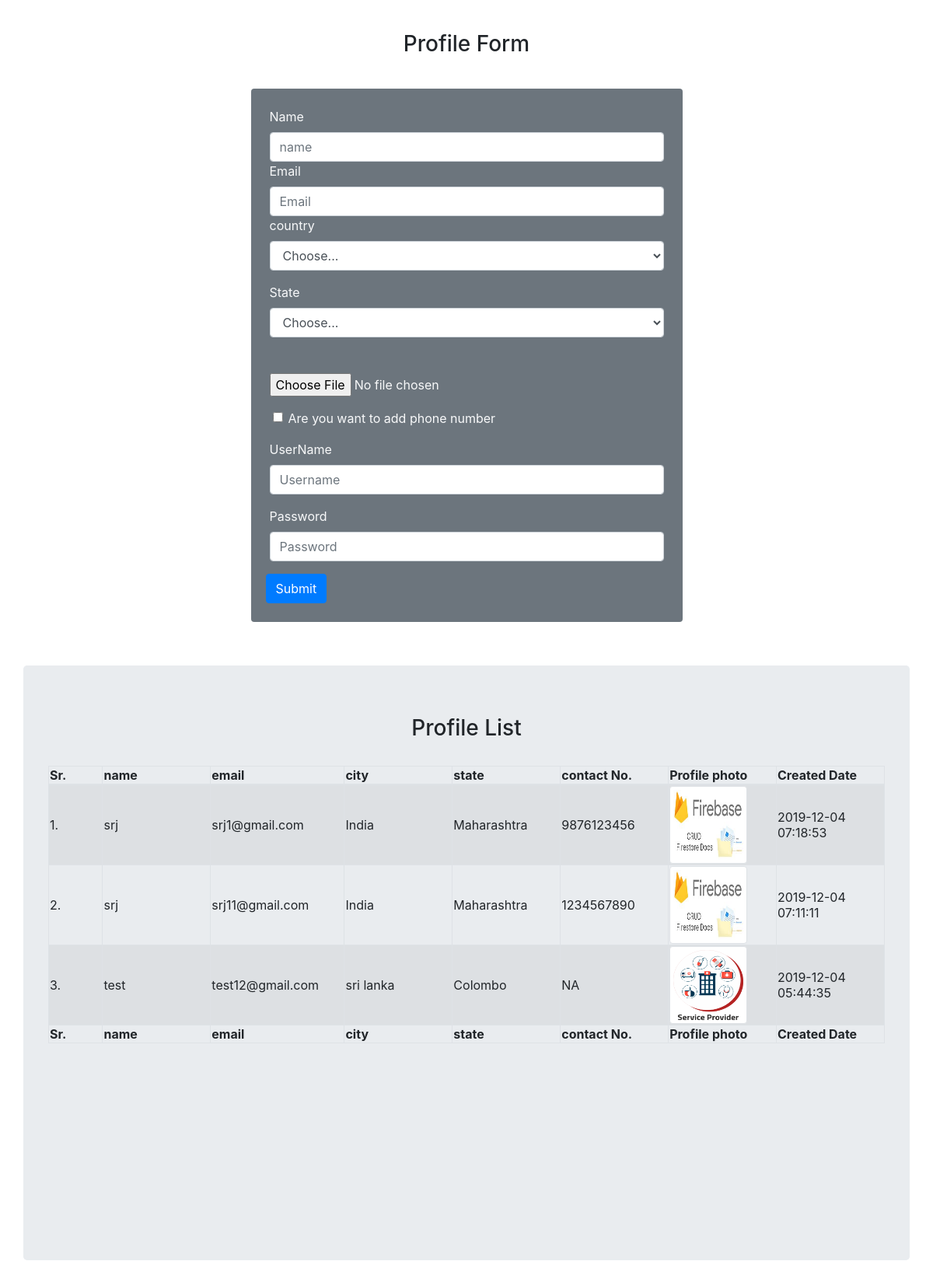
The page / on the database its author committed.
### tables this page shows
CREATE TABLE `profile_tbl` (
  `id` int(11) NOT NULL,
  `name` varchar(200) NOT NULL,
  `email` varchar(200) NOT NULL,
  `city` varchar(200) NOT NULL,
  `state` varchar(200) NOT NULL,
  `profile_img` varchar(300) NOT NULL,
  `contact_no` varchar(20) NOT NULL,
  `username` varchar(200) NOT NULL,
  `password` varchar(200) NOT NULL,
  `created_date` timestamp NOT NULL DEFAULT CURRENT_TIMESTAMP
);

### application/controllers/Demo.php (called while the page is built, shortened)
<?php
class Demo extends CI_Controller {
	public function profile()
	{
        $this->load->model('Main_model');
        $data['profiledt']=$this->Main_model->getprofile();
        $data['coun'] = $this->Main_model->getCountry();
		$this->load->view('profile_form',$data);
	}
}
?>

### index.php (called while the page is built, shortened)
<?php
require_once BASEPATH.'core/CodeIgniter.php';

### application/models/Main_model.php (called while the page is built, shortened)
<?php if ( ! defined('BASEPATH')) exit('No direct script access allowed');
class Main_model extends CI_Model {
  function getCountry(){
    $this->db->select('*');
    $q = $this->db->get('country');
    $response = $q->result_array();
    return $response;
  }
    function getprofile(){
        $this->db->order_by('id', 'desc');
        $query = $this->db->get('profile_tbl');
         return $query;
    }
}

### application/views/profile_form.php (the view, shortened to what this page needs)
<html>
    <head>
        <link rel="stylesheet" href="https://stackpath.bootstrapcdn.com/bootstrap/4.3.1/css/bootstrap.min.css">
    </head>
<body>
    <div>
            <div class="top-br">
                <center><h3><i class="icon-eye-open"></i>Profile Form</h3></center>
            </div>
        <div class="container d-flex justify-content-center" style="margin-top: 40px;margin-bottom: 40px;">
            <form class="col-md-6 rounded bg-secondary p-4 text-light" enctype="multipart/form-data" id="submit">
                <div class="form-row">
                    <div class="col-md-12">
                        <label for="inputEmail4">Name</label>
                        <input type="text" class="form-control" name="name" id="name" placeholder="name">
                    </div>
                    <div class="col-md-12">
                        <label for="inputEmail4">Email</label>
                        <input type="email" class="form-control" name="email" id="email" placeholder="Email">
                    </div>
                </div>
                <div class="form-row">
                    <div class="form-group col-md-12">
                      <label for="inputcontry">country</label>
                      <select id="inputcontry" name="inputcontry" class="form-control">
                            <option selected>Choose...</option>
                        </select>
                    </div>
                    <div class="form-group col-md-12">
                        <label for="inputState">State</label>
                        <select id="inputState" name="inputState" class="form-control" >
                            <option selected>Choose...</option>
                        </select>
                    </div>
                    <div class="form-group col-md-12 brow">
                        <input type="file" name="profiledata" id="profiledata">
                    </div>
                </div>
                <div class="form-row">
                    <div class="form-group col-md-12 ml-4">
                        <input class="form-check-input" name="checkbox1" type="checkbox" value="" id="checkbox1">
                        <label class="form-check-label" for="invalidCheck2">
                        Are you want to add phone number
                        </label>
                    </div>
                    <div class="form-group col-md-12">
                        <label for="inputPassword4">UserName</label>
                        <input type="text" class="form-control" name="inputusername" id="inputusername" placeholder="Username">
                    </div>
                    <div class="form-group col-md-12">
                        <label for="inputPassword4">Password</label>
                        <input type="password" class="form-control" name="inputpassword" id="inputpassword" placeholder="Password">
                    </div>
                </div>
                <div class="form-row">
                    <center><input type="submit" name="submit" value="Submit" class="btn btn-primary" id="sub"></center>
                </div>
            </form>
        </div>
    </div>
    <div class="jumbotron container">
			<div class="span12" style="margin-bottom:20%">
				<div>
                    <center><h3><i class="icon-eye-open"></i>Profile List</h3></center>
				</div>
<br>
				<div class="well no-padding" id="tbl">
					<table class="data-table table-striped table-hover table-bordered"  id="example">
						<thead class="p-3">
							<tr>
								<th align="center" width="5%">Sr.</th>
								<th align="center" width="10%">name</th>
								<th align="center" width="10%">email</th>
								<th align="center" width="10%">city</th>
								<th align="center" width="10%">state</th>
								<th align="center" width="10%">contact No.</th>
                <th align="center" width="10%">Profile photo</th>
								<th align="center" width="10%">Created Date</th>
							</tr>
						</thead>
						<tbody>
						 <?php
                         $row_count = 1;
                         foreach ($profiledt->result() as $row)
                           {
                            ?><tr>
                            <td  width="5%"><?php echo $row_count;?>.</td>
                            <td width="10%"><?php if(!empty($row->name)){ echo $row->name; }else { echo "NA";} ?>
                            <td width="10%"><?php if(!empty($row->email)){ echo $row->email; }else { echo "NA";} ?>
                            <td width="10%"><?php if(!empty($row->city)){ echo $row->city; }else { echo "NA";} ?>
                            <td width="10%"><?php if(!empty($row->state)){ echo $row->state; }else { echo "NA";} ?>
                            <td width="10%"><?php if(!empty($row->contact_no)){ echo $row->contact_no; }else { echo "NA";} ?>
                            <td width="10%">
									<img class="post-thumb img-thumbnail" src="<?php echo base_url();?>image/<?php echo $row->profile_img; ?>" alt="profile photo" width="100px" height="80px" style="height: 100px !important;">
						    </td>
                            <td width="10%"><?php echo $row->created_date;?></td>
                            </tr>
                         <?php $row_count++;}
                         ?>
						</tbody>
						<tfoot>
							<tr>
								<th align="center" width="5%">Sr.</th>
								<th align="center" width="10%">name</th>
								<th align="center" width="10%">email</th>
								<th align="center" width="10%">city</th>
								<th align="center" width="10%">state</th>
								<th align="center" width="10%">contact No.</th>
                                <th align="center" width="10%">Profile photo</th>
								<th align="center" width="10%">Created Date</th>
							</tr>
						</tfoot>
					</table>
				</div>
			</div>
</div>
    </body>
</html>

### application/views/profile_form.php (style rules this page uses)
.top-br { margin-top: 40px; padding-left: 30px; padding-right: 30px; }
.brow { margin-top: 30px; }

### rows shown on the page
profile_tbl: name "srj", email "srj1@gmail.com", city "India", state "Maharashtra", contact_no "9876123456", profile_img (picture), created_date "2019-12-04 07:18:53"
profile_tbl: name "srj", email "srj11@gmail.com", city "India", state "Maharashtra", contact_no "1234567890", profile_img (picture), created_date "2019-12-04 07:11:11"
profile_tbl: name "test", email "test12@gmail.com", city "sri lanka", state "Colombo", shows "NA", profile_img (picture), created_date "2019-12-04 05:44:35"
